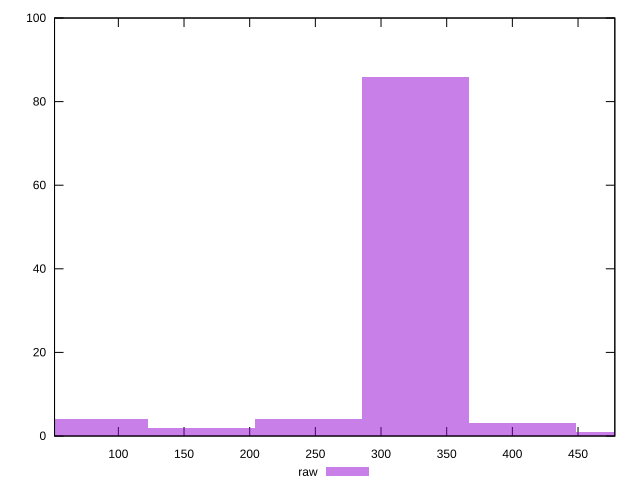

Generate this figure with gnuplot:
reset

$raw <<EOF
325.93649638287974 86
81.48412409571993 4
162.96824819143987 2
407.4206204785997 3
244.4523722871598 4
488.9047445743196 1
EOF

set key outside below
set boxwidth 81.48412409571993
set xrange [51.40700000524521:478.014]
set yrange [0:100]
set trange [0:100]
set style fill transparent solid 0.5 noborder
set terminal svg size 640, 490 enhanced background rgb 'white'
set output "report_00013_2021-02-09T12-04-24.940Z/uses-rel-preconnect/samples/pages+cached+noadtech/raw/histogram.svg"

plot $raw title "raw" with boxes

reset
